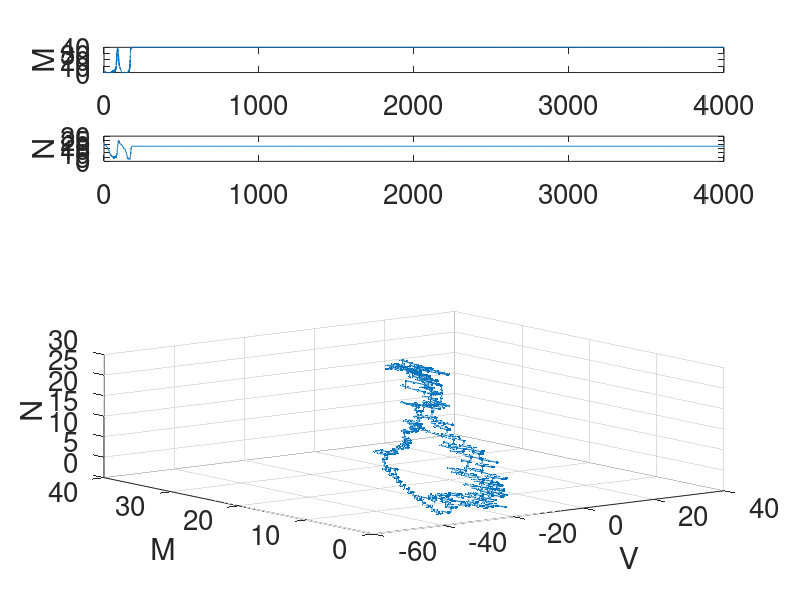

Write the MATLAB code that produced this figure.
function [V,N,t,Ntot]=ml_gill()
    close all;
    clear all;

    global Mcalcium_tot % total number of Calcium channels
    global Mcalcium % number of Calcium channels in conducting state
    global Npotassium_tot
    global Npotassium
    global tau1  T1
    global tau2  T2

    Npotassium_tot = 40;
    Ntot = Npotassium_tot;
    Mtot = 40;
    Mcalcium_tot = Mtot;
    tmax=4e3;

    % Parameters
    phi_m=0.4;
    va = -1.2; vb=18;
    vc = 2; vd = 30;
    phi_n = 0.04;

    % Initial conditions
    t0=0;
    t=t0; % global "external" time
    tau1=-log(rand); % time of next event on reaction stream 1 ("internal time")
    tau2=-log(rand); % time of next event on reaction stream 2 ("internal time")
    tau3=-log(rand); % time of next event on reaction stream 3 ("internal time")
    tau4=-log(rand); % time of next event on reaction stream 4 ("internal time")
    T1=0; % integrated intensity function for reaction 1
    T2=0; % integrated intensity function for reaction 2
    T3=0; % integrated intensity function for reaction 3
    T4=0; % integrated intensity function for reaction 4
    V0=-50; % start at an arbitrary middle voltage
    V=V0; % initial voltage
    M0=0; % start with calcium channels all closed
    Mcalcium=M0; % initial state of calcium channel
    M=M0; % use M to record the time course
    N0=ceil(Ntot/2); % start with half potassium channels open
    Npotassium=N0; % initial state of potassium channel
    N=N0; % use N to record the time course

    % Morris Lecar
    global Iapp; Iapp=@(t)100; % applied current
    global xi_m; xi_m=@(v)(v-va)/vb; % scaled argument for m-gate input voltage
    global minf; minf=@(v)0.5*(1+tanh(xi_m(v))); % m-gate activation function
    global tau_m; tau_m=@(v)1./(phi_m*cosh(xi_m(v)/2)); % m-gate time constant
    global alpha_m; alpha_m=@(v)(minf(v)./tau_m(v));
    global beta_m; beta_m=@(v)((1-minf(v))./tau_m(v));
    global xi_n; xi_n=@(v)(v-vc)/vd; % scaled argument for n-gate input
    global ninf; ninf=@(v)0.5*(1+tanh(xi_n(v))); % n-gate activation function
    global tau_n; tau_n=@(v)1./(phi_n*cosh(xi_n(v)/2));  % n-gate time constant
    global alpha_n; alpha_n=@(v)(ninf(v)./tau_n(v));
    global beta_n; beta_n=@(v)((1-ninf(v))./tau_n(v));

    options=odeset('Events',@nextevent);

    while t(end)<tmax

        U0=[V0;0;0;0;0;M0;N0];
        tspan=[t(end),tmax];
        [tout,Uout,~,~,event_idx]=ode23(@dudtfunc,tspan,U0,options);
        Vout=Uout(:,1); % voltage at time of next event
        Mout=Uout(:,6); % number of calcium channels open at end of next event
        Nout=Uout(:,7); % number of potassium channels open at end of next event
        t=[t,tout'];
        V=[V,Vout'];
        M=[M,Mout'];
        N=[N,Nout'];

        epsilon = rand;

        lambda_0 = (alpha_n(V(end)) * (Ntot-N0)) + (beta_n(V(end)) * N0) + (alpha_m(V(end)) * (Mtot-M0)) + (beta_m(V(end)) * M0);
        lambda_1 = alpha_n(V(end)) * (Ntot-N0);
        lambda_2 = lambda_1 + (beta_n(V(end)) * (N0));
        lambda_3 = lambda_2 + (alpha_m(V(end)) * (Mtot-M0));

        q_1 = lambda_1/lambda_0;
        q_2 = lambda_2/lambda_0;
        q_3 = lambda_3/lambda_0;

        if (epsilon < q_1)
            N0=N0+1;
        elseif (epsilon >= q_1 & epsilon < q_2)
            N0=N0-1;   % increment channel state
        elseif (epsilon >= q_2 & epsilon < q_3)
            M0 = M0 + 1;
        else
            M0 = M0 - 1;
        end

        Mcalcium=M0;
        Npotassium=N0;
        if M0>Mcalcium_tot, error('M>Mtot'), end
        if M0<0, error('M<0'), end
        if N0>Npotassium_tot, error('N>Ntot'), end
        if N0<0, error('N<0'), end
        T1=T1+Uout(end,2);
        T2=T2+Uout(end,3);
        T3=T3+Uout(end,4);
        T4=T4+Uout(end,5);
        V0=V(end);

    end % while t(end)<tmax

    %% Plot output
    figure
    subplot(6,1,1),plot(t,M),ylabel('M','FontSize',20),set(gca,'FontSize',20)
    subplot(6,1,2),plot(t,N),ylabel('N','FontSize',20),set(gca,'FontSize',20)
    subplot(6,1,6),plot(t,V),xlabel('Time','FontSize',20)
        ylabel('V','FontSize',20),set(gca,'FontSize',20)
    subplot(6,1,4:6),plot3(V,M,N,'.-'),xlabel('V','FontSize',20)
        ylabel('M','FontSize',20),zlabel('N','FontSize',20),set(gca,'FontSize',20)
    grid on, rotate3d, shg

end

function dudt=dudtfunc(t,u)

    global Iapp % applied current
    global Mcalcium Mcalcium_tot
    global Npotassium Npotassium_tot
    global alpha_m beta_m
    global alpha_n beta_n

    %% Parameters
    vK = -84; vL = -60; vCa = 120;
    gK =8; gL =2; C=20; gCa = 4.4;

    v=u(1); % extract the voltage from the input vect
dudt=[...  % voltage
    (Iapp(t)-gCa*(Mcalcium/Mcalcium_tot)*(v-vCa)-gL*(v-vL)...
    -gK*(Npotassium/Npotassium_tot)*(v-vK))/C;
    % Calcium chan. opening, internal time elapsed
    alpha_m(v)*(Mcalcium_tot-Mcalcium);
    % Calcium chan. closing, internal time elapsed
    beta_m(v)*Mcalcium;
    % Potassium chan. opening, internal time elapsed
    alpha_n(v)*(Npotassium_tot-Npotassium);
    % Potassium chan. closing, internal time elapsed
    beta_n(v)*Npotassium;
    0; % M is constant between events
    0]; % N is constant between events
end

% Define behavior at threshold crossing
function [value,isterminal,direction] = nextevent(~,u)
    global tau1 T1 % timing trigger for reaction 1 (opening)
    global tau2 T2 % timing trigger for reaction 2 (closing)
    value=[u(2)-tau1];
    isterminal=[1]; % stop and restart integration at crossing
    direction=[1]; % increasing value of the quantity at the trigger
end
